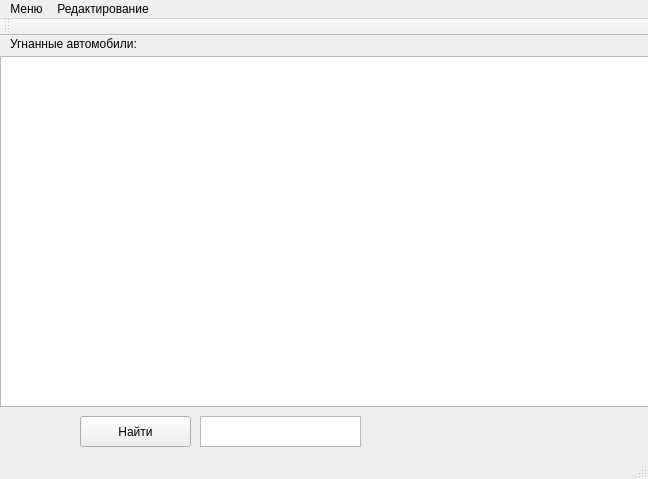
<?xml version="1.0" encoding="UTF-8"?>
<ui version="4.0">
 <class>MainWindow</class>
 <widget class="QMainWindow" name="MainWindow">
  <property name="geometry">
   <rect>
    <x>0</x>
    <y>0</y>
    <width>648</width>
    <height>479</height>
   </rect>
  </property>
  <property name="windowTitle">
   <string>MainWindow</string>
  </property>
  <widget class="QWidget" name="centralWidget">
   <widget class="QTableView" name="tableView">
    <property name="geometry">
     <rect>
      <x>0</x>
      <y>20</y>
      <width>761</width>
      <height>351</height>
     </rect>
    </property>
   </widget>
   <widget class="QLabel" name="label">
    <property name="geometry">
     <rect>
      <x>10</x>
      <y>0</y>
      <width>411</width>
      <height>16</height>
     </rect>
    </property>
    <property name="text">
     <string>Угнанные автомобили:</string>
    </property>
   </widget>
   <widget class="QTextEdit" name="textEdit">
    <property name="geometry">
     <rect>
      <x>200</x>
      <y>380</y>
      <width>161</width>
      <height>31</height>
     </rect>
    </property>
   </widget>
   <widget class="QPushButton" name="pushButton">
    <property name="geometry">
     <rect>
      <x>80</x>
      <y>380</y>
      <width>111</width>
      <height>31</height>
     </rect>
    </property>
    <property name="text">
     <string>Найти</string>
    </property>
   </widget>
  </widget>
  <widget class="QMenuBar" name="menuBar">
   <property name="geometry">
    <rect>
     <x>0</x>
     <y>0</y>
     <width>648</width>
     <height>21</height>
    </rect>
   </property>
   <widget class="QMenu" name="menu">
    <property name="title">
     <string>Меню</string>
    </property>
    <addaction name="action_9"/>
    <addaction name="action"/>
    <addaction name="action_2"/>
    <addaction name="action_3"/>
    <addaction name="action_4"/>
   </widget>
   <widget class="QMenu" name="menu_2">
    <property name="title">
     <string>Редактирование</string>
    </property>
    <widget class="QMenu" name="menu_3">
     <property name="title">
      <string>Изменить данные в таблицах</string>
     </property>
     <addaction name="action_6"/>
     <addaction name="action_7"/>
    </widget>
    <addaction name="menu_3"/>
   </widget>
   <addaction name="menu"/>
   <addaction name="menu_2"/>
  </widget>
  <widget class="QToolBar" name="mainToolBar">
   <attribute name="toolBarArea">
    <enum>TopToolBarArea</enum>
   </attribute>
   <attribute name="toolBarBreak">
    <bool>false</bool>
   </attribute>
  </widget>
  <widget class="QStatusBar" name="statusBar"/>
  <action name="action">
   <property name="text">
    <string>Добавление новых данных о угоне</string>
   </property>
  </action>
  <action name="action_2">
   <property name="text">
    <string>Вывод наиболее угоняемых ТС</string>
   </property>
  </action>
  <action name="action_3">
   <property name="text">
    <string>Вывод самых опасных мест в городе</string>
   </property>
  </action>
  <action name="action_4">
   <property name="text">
    <string>Вывод используемых способов угона</string>
   </property>
  </action>
  <action name="action_6">
   <property name="text">
    <string>Таблица &quot;угнанное тс&quot;</string>
   </property>
  </action>
  <action name="action_7">
   <property name="text">
    <string>Таблица &quot;Данные о ТС&quot;</string>
   </property>
  </action>
  <action name="action_8">
   <property name="text">
    <string>Таблица &quot;способ угона&quot;</string>
   </property>
  </action>
  <action name="action_9">
   <property name="text">
    <string>Обновить данные в этом окне</string>
   </property>
  </action>
 </widget>
 <layoutdefault spacing="6" margin="11"/>
 <tabstops>
  <tabstop>tableView</tabstop>
 </tabstops>
 <resources/>
 <connections/>
</ui>
